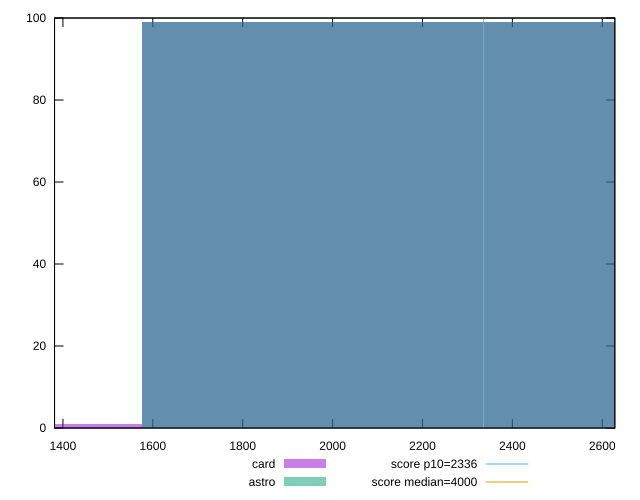

This chart was generated by the following gnuplot code:
reset

$card <<EOF
2100.3817895087996 99
1050.1908947543998 1
EOF

$astro <<EOF
2100.3817895087996 99
3150.5726842631993 1
EOF

set key outside below
set boxwidth 1050.1908947543998
set xrange [1381.3253999999997:2627.94]
set yrange [0:100]
set trange [0:100]
set style fill transparent solid 0.5 noborder

set parametric
set terminal svg size 640, 500 enhanced background rgb 'white'
set output "reports/report_00031_2021-02-24T23-18-18.084Z/first-contentful-paint/comparison/histogram/2_vs_3.svg"

plot $card title "card" with boxes, \
     $astro title "astro" with boxes, \
     2336,t title "score p10=2336", \
     4000,t title "score median=4000"

reset
